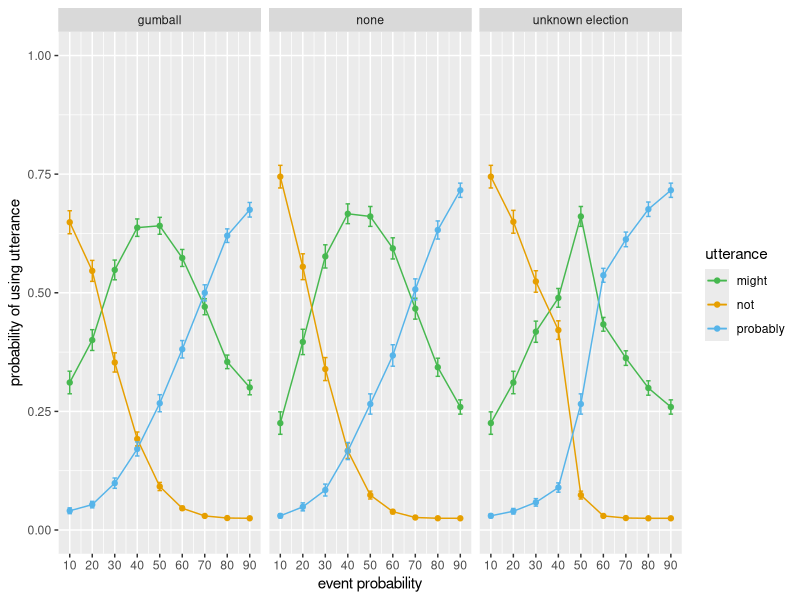

The R source for this figure:
## ---- chunk 1
library(dplyr)
library(tidyverse)
library(ggplot2)
## ---- chunk 2
threshold_might = 0.1
threshold_probably = 0.6
threshold_not = 0.2
#threshold_not = ?

cost_might = 3.03
cost_probably = 3.03
cost_not = 3.03

n_participants = 1000
decay = 5
noise_strength = 0.074
rat_alpha = 2.211

# S&D's params
# alpha_not = 0.407
# beta_not = 1.219
# alpha_might = 0.928
# beta_might = 3.086
# alpha_probably = 2.552
# beta_probably = 1.771

alpha_not = 0.3
beta_not = 2.5
alpha_might = 0.7
beta_might = 1.5
alpha_probably = 2.7
beta_probably = 2.0

thresholds_not <- rbeta(n_participants, alpha_not, beta_not)
thresholds_might <- rbeta(n_participants, alpha_might, beta_might)
thresholds_probably <- rbeta(n_participants, alpha_probably, beta_probably)
## ---- chunk 3
# L0: decides whether an event probability is above or equal to the threshold of a certain uncertainty expression
l0 <- function(eventprob, threshold, negative = 0) {
  return(ifelse(negative == 0, 
                ifelse(eventprob > threshold, 1, 0),
                ifelse(eventprob < threshold, 1, 0)))
}

# S1: decides utility of choosing a certain expression to communicate the event. the probability is of choosing that expression is proportional to the utility
s1 <- function(l0_vals, cost, rationality) {
  log_vals <- log(l0_vals)
  return(exp(rationality * (log_vals - cost)))
}

add_noise <- function(s1_matrix, noise) {
  return(s1_matrix * (1-noise) + 1/3 * noise)
}

# ES1: adds in smoothedness from different thresholds of different participants
es1 <- function(eventprob, thresholds, negative, cost, rationality, n_samples = n_participants) {
  s1_vals <- sapply(thresholds, function(thres) {
    s1(eventprob, thres, negative, cost, rationality)
  })
  return(mean(s1_vals))
}

normalize_rows <- function(mat) {
  row_sums <- rowSums(mat)
  mat_normalized <- mat
  for (i in seq_len(nrow(mat))) {
    if (row_sums[i] == 0) {
      mat_normalized[i, ] <- rep(0, ncol(mat))
    } else {
      mat_normalized[i, ] <- mat[i, ] / row_sums[i]
    }
  }
  return(mat_normalized)
}

normalize_columns <- function(mat) {
  col_sums <- colSums(mat)
  mat_normalized <- mat
  for (j in seq_len(ncol(mat))) {
    if (col_sums[j] == 0) {
      mat_normalized[, j] <- rep(0, nrow(mat))
    } else {
      mat_normalized[, j] <- mat[, j] / col_sums[j]
    }
  }
  return(mat_normalized)
}

# assign values to l0 at probabilities where no expression is immediately plausible, assuming this only happens between thresholds of not and might
handle_empty_probs <- function(mat, tn, tm) {
  col_sums <- colSums(mat)
  mat_processed <- mat
  for (j in seq_len(ncol(mat))) {
    if (col_sums[j] == 0) {
      event_prob = j * 0.1
      dn = abs(event_prob - tn)
      dm = abs(event_prob - tm)
      vn = dm/(dn+dm)
      vm = dn/(dn+dm)
      mat_processed[, j] <- c(0, vm, vn)
    }
  }
  return(mat_processed)
}

# create a 9*9 matrix representing perception uncertainty 
# k: decay constant
# confusability: degree of perception uncertainty a particular participant holds (range: [0, 1])
create_p_matrix <- function(k, confusability) {
  m <- diag(9)
  x = confusability
  y = k ^ (-x)
  for (i in 1:9) {
    if (i == 1) {
      m[i, i+1] = y
    } else if (i == 9) {
      m[i, i-1] = y
    } else {
      m[i, i+1] = y
      m[i, i-1] = y
    }
  }
  return(m)
}

# create a 9*9 matrix representing interpretation uncertainty 
# k: decay constant
# confusability: degree of interpretation uncertainty a particular participant holds (range: [0, 1])
create_i_matrix <- function(k, confusability) {
  m <- diag(9)
  x = confusability
  y = k ^ (-x)
  for (i in 1:9) {
    if (1 < i && i < 5) {
      for (j in 1:(i-1)) {
        m[i, j] = y
      }
    }
    else if (5 < i && i < 9) {
      for (j in (i+1):9) {
        m[i, j] = y
      }
    }
  }
  return(m)
}
## ---- chunk 4
participants <- data.frame(id = 1:n_participants, tn = NA, tm = NA, tp = NA)

for (i in 1:nrow(participants)) {
  curr_p <- participants[i, ]
  
  # tn <= tm
  thres_not <- rbeta(1, alpha_not, beta_not)
  thres_might <- rbeta(1, alpha_might, beta_might)
  # while (thres_might < thres_not){
  #   thres_might <- rbeta(1, alpha_might, beta_might)
  # }
  # 
  # tm <= tp
  thres_prob <- rbeta(1, alpha_probably, beta_probably)
  # while (thres_prob < thres_might) {
  #   thres_prob <- rbeta(1, alpha_probably, beta_probably)
  # }
  
  curr_p$tn = thres_not
  curr_p$tm = thres_might
  curr_p$tp = thres_prob
  participants[i, ] <- curr_p
}

## ---- chunk 5
eventprob_values <- seq(10, 90, by = 10)
utterances <- c("probably", "might", "not")

df_none <- data.frame(
  participant = numeric(),
  event_prob = character(),
  utterance = character(),
  usage = numeric(),
  stringsAsFactors = FALSE
)

for (i in 1:nrow(participants)) {
  curr_p <- participants[i, ]
  thres_not <- curr_p$tn
  thres_might <- curr_p$tm
  thres_prob <- curr_p$tp
  
  l0_matrix <- matrix(0, nrow = 3, ncol = 9)
  eventprobs <- seq(0.1, 0.9, length.out = 9)
  
  l0_probably <- sapply(eventprobs, function(x) {
    l0(x, thres_prob, negative = 0)
  })
  l0_might <- sapply(eventprobs, function(x) {
    l0(x, thres_might, negative = 0)
  })
  l0_not <- sapply(eventprobs, function(x) {
    l0(x, thres_not, negative = 1)
  })
  
  l0_matrix[1, ] <- l0_probably
  l0_matrix[2, ] <- l0_might
  l0_matrix[3, ] <- l0_not
  
  l0_matrix <- handle_empty_probs(l0_matrix, thres_not, thres_might)
  l0_matrix <- normalize_rows(l0_matrix)

  s1_probably <- sapply(l0_matrix[1, ], function(x) {
    s1(x, cost_probably, rationality = 2.21)
  })
  s1_might <- sapply(l0_matrix[2, ], function(x) {
    s1(x, cost_might, rationality = 2.21)
  })
  s1_not <- sapply(l0_matrix[3, ], function(x) {
    s1(x, cost_not, rationality = 2.21)
  })
  
  s1_matrix <- matrix(0, nrow = 3, ncol = 9)
  s1_matrix[1, ] <- s1_probably
  s1_matrix[2, ] <- s1_might
  s1_matrix[3, ] <- s1_not
  
  s1_matrix <- normalize_columns(s1_matrix)
  s1_matrix <- add_noise(s1_matrix, noise_strength)
  prod_matrix <- t(s1_matrix)
  
  
  curr_df <- expand.grid(
    participant = i,
    event_prob = eventprob_values,
    utterance = utterances,
    stringsAsFactors = FALSE
  )
  curr_df$usage <- as.vector(prod_matrix)
  df_none <- rbind(df_none, curr_df)
}

## ---- chunk 6
eventprob_values <- seq(10, 90, by = 10)
utterances <- c("probably", "might", "not")

df_gumball <- data.frame(
  participant = numeric(),
  event_prob = character(),
  utterance = character(),
  usage = numeric(),
  stringsAsFactors = FALSE
)

for (i in 1:nrow(participants)) {
  curr_p <- participants[i, ]
  thres_not <- curr_p$tn
  thres_might <- curr_p$tm
  thres_prob <- curr_p$tp
  
  l0_matrix <- matrix(0, nrow = 3, ncol = 9)
  eventprobs <- seq(0.1, 0.9, length.out = 9)
  
  l0_probably <- sapply(eventprobs, function(x) {
    l0(x, thres_prob, negative = 0)
  })
  l0_might <- sapply(eventprobs, function(x) {
    l0(x, thres_might, negative = 0)
  })
  l0_not <- sapply(eventprobs, function(x) {
    l0(x, thres_not, negative = 1)
  })
  
  l0_matrix[1, ] <- l0_probably
  l0_matrix[2, ] <- l0_might
  l0_matrix[3, ] <- l0_not
  
  l0_matrix <- handle_empty_probs(l0_matrix, thres_not, thres_might)
  l0_matrix <- normalize_rows(l0_matrix)

  s1_probably <- sapply(l0_matrix[1, ], function(x) {
    s1(x, cost_probably, rationality = 2.21)
  })
  s1_might <- sapply(l0_matrix[2, ], function(x) {
    s1(x, cost_might, rationality = 2.21)
  })
  s1_not <- sapply(l0_matrix[3, ], function(x) {
    s1(x, cost_not, rationality = 2.21)
  })
  
  s1_matrix <- matrix(0, nrow = 3, ncol = 9)
  s1_matrix[1, ] <- s1_probably
  s1_matrix[2, ] <- s1_might
  s1_matrix[3, ] <- s1_not
  
  s1_matrix <- normalize_columns(s1_matrix)
  s1_matrix <- add_noise(s1_matrix, noise_strength)
  
  # confusability that decides the degree of perception/interpretation uncertainty
  conf = rnorm(1)
  per_matrix <- create_p_matrix(decay, conf)
  per_matrix <- normalize_rows(per_matrix)
  prod_matrix <- per_matrix %*% (t(s1_matrix))
  
  
  curr_df <- expand.grid(
    participant = i,
    event_prob = eventprob_values,
    utterance = utterances,
    stringsAsFactors = FALSE
  )
  curr_df$usage <- as.vector(prod_matrix)
  df_gumball <- rbind(df_gumball, curr_df)
}

## ---- chunk 7
eventprob_values <- seq(10, 90, by = 10)
utterances <- c("probably", "might", "not")

df_election <- data.frame(
  participant = numeric(),
  event_prob = character(),
  utterance = character(),
  usage = numeric(),
  stringsAsFactors = FALSE
)

for (i in 1:nrow(participants)) {
  curr_p <- participants[i, ]
  thres_not <- curr_p$tn
  thres_might <- curr_p$tm
  thres_prob <- curr_p$tp
  
  l0_matrix <- matrix(0, nrow = 3, ncol = 9)
  eventprobs <- seq(0.1, 0.9, length.out = 9)
  
  l0_probably <- sapply(eventprobs, function(x) {
    l0(x, thres_prob, negative = 0)
  })
  l0_might <- sapply(eventprobs, function(x) {
    l0(x, thres_might, negative = 0)
  })
  l0_not <- sapply(eventprobs, function(x) {
    l0(x, thres_not, negative = 1)
  })
  
  l0_matrix[1, ] <- l0_probably
  l0_matrix[2, ] <- l0_might
  l0_matrix[3, ] <- l0_not
  
  l0_matrix <- handle_empty_probs(l0_matrix, thres_not, thres_might)
  l0_matrix <- normalize_rows(l0_matrix)

  s1_probably <- sapply(l0_matrix[1, ], function(x) {
    s1(x, cost_probably, rationality = 2.21)
  })
  s1_might <- sapply(l0_matrix[2, ], function(x) {
    s1(x, cost_might, rationality = 2.21)
  })
  s1_not <- sapply(l0_matrix[3, ], function(x) {
    s1(x, cost_not, rationality = 2.21)
  })
  
  s1_matrix <- matrix(0, nrow = 3, ncol = 9)
  s1_matrix[1, ] <- s1_probably
  s1_matrix[2, ] <- s1_might
  s1_matrix[3, ] <- s1_not
  
  s1_matrix <- normalize_columns(s1_matrix)
  s1_matrix <- add_noise(s1_matrix, noise_strength)
  
  # confusability that decides the degree of perception/interpretation uncertainty
  conf = rnorm(1)
  int_matrix <- create_i_matrix(decay, conf)
  int_matrix <- normalize_rows(int_matrix)
  prod_matrix <- int_matrix %*% (t(s1_matrix))
  
  
  curr_df <- expand.grid(
    participant = i,
    event_prob = eventprob_values,
    utterance = utterances,
    stringsAsFactors = FALSE
  )
  curr_df$usage <- as.vector(prod_matrix)
  df_election <- rbind(df_election, curr_df)
}

## ---- chunk 8
df_none <- df_none %>%
  group_by(event_prob, utterance) %>%
  summarize(avg_across_participants = mean(usage),
            sd = sd(usage),
            se = sd(usage)/sqrt(n()))

df_none$condition = "none"

df_gumball <- df_gumball %>%
  group_by(event_prob, utterance) %>%
  summarize(avg_across_participants = mean(usage),
            sd = sd(usage),
            se = sd(usage)/sqrt(n()))

df_gumball$condition = "gumball"

df_election <- df_election %>%
  group_by(event_prob, utterance) %>%
  summarize(avg_across_participants = mean(usage),
            sd = sd(usage),
            se = sd(usage)/sqrt(n()))

df_election$condition = "unknown election"

df <- rbind(df_none, df_gumball, df_election)

plot <- ggplot(df, aes(x = event_prob, y = avg_across_participants, color = utterance)) + 
  geom_line() + 
  geom_point() + 
  geom_errorbar(aes(ymin=avg_across_participants - 2*se,
                    ymax=avg_across_participants + 2*se),
                    width = 2) +
  labs(x = "event probability", 
       y = "probability of using utterance") + 
  scale_x_continuous(breaks = seq(10, 90, by = 10)) +
  scale_color_manual(values=c("#46b84f", "#E69F00", "#56B4E9")) + 
  facet_grid(~condition) +
  ylim(0, 1) +
  theme_set(theme_bw() +
            theme(panel.grid.major=element_blank(),
                  panel.grid.minor=element_blank(),
                  axis.text.x=element_text(size=rel(1))))

ggsave("image_prediction.png", plot = plot, width = 8, height = 4)
## ---- chunk 9
# columns = event probability, rows = expressions
gumball_summ <- matrix(df_gumball$avg_across_participants, nrow = 3, byrow = FALSE)
gumball_summ <- gumball_summ[c(2, 1, 3), ] # order: not, might, probably

election_summ <- matrix(df_election$avg_across_participants, nrow = 3, byrow = FALSE)
election_summ <- election_summ[c(2, 1, 3), ] 

none_summ <- matrix(df_none$avg_across_participants, nrow = 3, byrow = FALSE)
none_summ <- none_summ[c(2, 1, 3), ] 

gumball_empirical = matrix(c(1, 1, 0, 0, 0, 0, 0, 0, 0,
                             0, 0, 1, 1, 1, 1, 0, 0, 0,
                             0, 0, 0, 0, 0, 0, 1, 1, 1),
                           nrow = 3, ncol = 9, byrow = TRUE)

election_empirical = matrix(c(1, 1, 1, 1, 0, 0, 0, 0, 0,
                              0, 0, 0, 0, 1, 0, 0, 0, 0,
                              0, 0, 0, 0, 0, 1, 1, 1, 1),
                            nrow = 3, ncol = 9, byrow = TRUE)

# mark the most likely expression as 1 and the rest 0
summ_prediction <- function(mat) {
  apply(mat, 2, function(col) {
    as.integer(col == max(col))
  })
}

# calculate the accuracy of predictions
calc_accuracy <- function(prediction, empirical) {
  pred_idx <- apply(prediction, 2, which.max)
  emp_idx  <- apply(empirical, 2, which.max)
  
  mean(pred_idx == emp_idx)
}

gumball_summ2 <- summ_prediction(gumball_summ)
none_summ2 <- summ_prediction(none_summ)
election_summ2 <- summ_prediction(election_summ)

print(calc_accuracy(gumball_summ2, gumball_empirical))
print(calc_accuracy(none_summ2, gumball_empirical))

print(calc_accuracy(election_summ2, election_empirical))
print(calc_accuracy(none_summ2, election_empirical))

## ---- chunk 10
eventprob_values <- seq(10, 90, by = 10)
utterances <- c("probably", "might", "not")

sim_gumball <- data.frame(
  seed = numeric(),
  event_prob = character(),
  utterance = character(),
  usage = numeric(),
  accuracy = numeric(),
  stringsAsFactors = FALSE
)

for (i in 1:100) {
  set.seed(i)
  transformation <- matrix(runif(81), nrow = 9, ncol = 9)
  transformation <- normalize_rows(transformation)
  prediction <- transformation %*% (t(none_summ))
  acc <- calc_accuracy(t(prediction), gumball_empirical)
  
  curr_df <- expand.grid(
    seed = i,
    event_prob = eventprob_values,
    utterance = utterances,
    accuracy = acc,
    stringsAsFactors = FALSE
  )
  curr_df$usage <- as.vector(prediction)
  sim_gumball <- rbind(sim_gumball, curr_df)
}

sim_gumball_summ <- sim_gumball %>%
  arrange(desc(accuracy)) %>%
  distinct(seed, .keep_all = TRUE) %>% 
  slice_head(n = 5) %>%
  select(accuracy, seed)

print(sim_gumball_summ)
## ---- chunk 11
eventprob_values <- seq(10, 90, by = 10)
utterances <- c("probably", "might", "not")

sim_election <- data.frame(
  seed = numeric(),
  event_prob = character(),
  utterance = character(),
  usage = numeric(),
  accuracy = numeric(),
  stringsAsFactors = FALSE
)

for (i in 1:100) {
  set.seed(i)
  transformation <- matrix(runif(81), nrow = 9, ncol = 9)
  transformation <- normalize_rows(transformation)
  prediction <- transformation %*% (t(none_summ))
  acc <- calc_accuracy(t(prediction), election_empirical)
  
  curr_df <- expand.grid(
    seed = i,
    event_prob = eventprob_values,
    utterance = utterances,
    accuracy = acc,
    stringsAsFactors = FALSE
  )
  curr_df$usage <- as.vector(prediction)
  sim_election <- rbind(sim_election, curr_df)
}

sim_election_summ <- sim_election %>%
  arrange(desc(accuracy)) %>%
  distinct(seed, .keep_all = TRUE) %>% 
  slice_head(n = 5) %>%
  select(accuracy, seed)

print(sim_election_summ)
## ---- chunk 12
eventprob_values <- seq(10, 90, by = 10)
utterances <- c("probably", "might", "not")

sim_gumball2 <- data.frame(
  seed = numeric(),
  event_prob = character(),
  utterance = character(),
  usage = numeric(),
  accuracy = numeric(),
  stringsAsFactors = FALSE
)

for (i in 1:100) {
  set.seed(i)
  
  conf = rnorm(1)
  per_matrix <- create_p_matrix(decay, conf)
  per_vector <- as.vector(per_matrix)
  shuffled_vector <- sample(per_vector)
  per_matrix <- matrix(shuffled_vector, nrow = 9, ncol = 9)
  per_matrix <- normalize_rows(per_matrix)
  
  transformation <- per_matrix
  prediction <- transformation %*% (t(none_summ))
  acc <- calc_accuracy(t(prediction), gumball_empirical)
  
  curr_df <- expand.grid(
    seed = i,
    event_prob = eventprob_values,
    utterance = utterances,
    accuracy = acc,
    stringsAsFactors = FALSE
  )
  curr_df$usage <- as.vector(prediction)
  sim_gumball2 <- rbind(sim_gumball2, curr_df)
}

sim_gumball2_summ <- sim_gumball2 %>%
  arrange(desc(accuracy)) %>%
  distinct(seed, .keep_all = TRUE) %>% 
  slice_head(n = 5) %>%
  select(accuracy, seed)

print(sim_gumball2_summ)

## ---- chunk 13
eventprob_values <- seq(10, 90, by = 10)
utterances <- c("probably", "might", "not")

sim_election2 <- data.frame(
  seed = numeric(),
  event_prob = character(),
  utterance = character(),
  usage = numeric(),
  accuracy = numeric(),
  stringsAsFactors = FALSE
)

for (i in 1:100) {
  set.seed(i)
  
  conf = rnorm(1)
  per_matrix <- create_p_matrix(decay, conf)
  per_vector <- as.vector(per_matrix)
  shuffled_vector <- sample(per_vector)
  per_matrix <- matrix(shuffled_vector, nrow = 9, ncol = 9)
  per_matrix <- normalize_rows(per_matrix)
  
  transformation <- per_matrix
  prediction <- transformation %*% (t(none_summ))
  acc <- calc_accuracy(t(prediction), election_empirical)
  
  curr_df <- expand.grid(
    seed = i,
    event_prob = eventprob_values,
    utterance = utterances,
    accuracy = acc,
    stringsAsFactors = FALSE
  )
  curr_df$usage <- as.vector(prediction)
  sim_election2 <- rbind(sim_election2, curr_df)
}

sim_election2_summ <- sim_election2 %>%
  arrange(desc(accuracy)) %>%
  distinct(seed, .keep_all = TRUE) %>% 
  slice_head(n = 5) %>%
  select(accuracy, seed)

print(sim_election2_summ)

